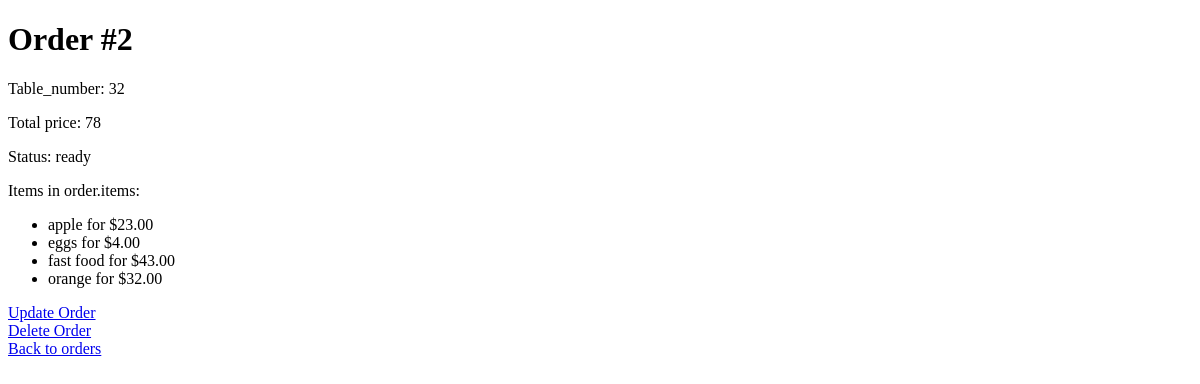
/cafe/order/2/detail/, run on an earlier commit of the app's database.
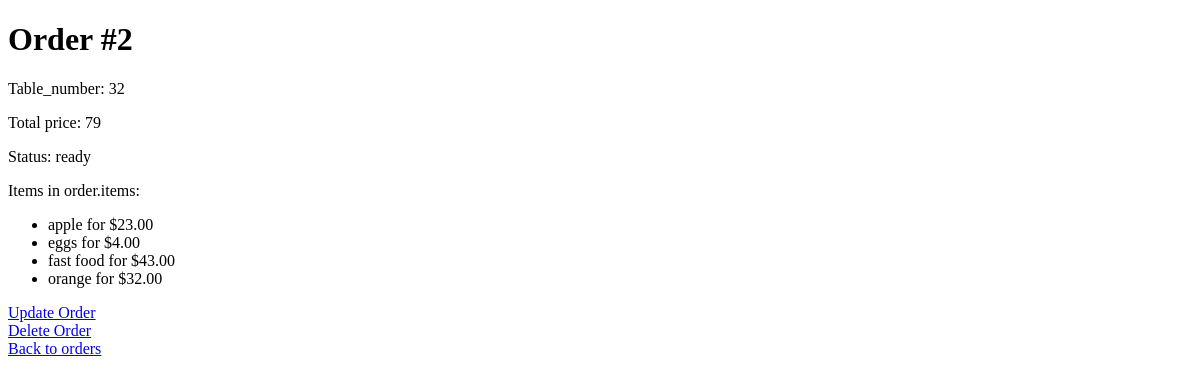
And on a later commit of the database.
### cafe/models.py (models this page shows)
class Order(models.Model):
    STATUS_CHOICES = [
        ('pending', 'В ожидании'),
        ('ready', 'Готово'),
        ('paid', 'Оплачено'),
    ]
    table_number = models.ForeignKey(Table, related_name='orders', on_delete=models.CASCADE, default=1)
    items = models.ManyToManyField(Item, related_name="orders", verbose_name='orders')
    total_price = models.IntegerField(null=False)
    status = models.CharField(max_length=20, choices=STATUS_CHOICES, default='В ожидании')

class Table(models.Model):
    number = models.IntegerField(null=False)

### cafe/views.py (the view)
# urls.py: path("order/<int:pk>/detail/", OrderDetailsView.as_view(), name="order"),
class OrderDetailsView(Error404Mixin, DetailView):
    template_name = "cafe/orders/order_details.html"
    queryset = Order.objects.all().prefetch_related("items")
    context_object_name = "order"

### cafe/mixins.py (called while the page is built)
    def get(self, request, *args, **kwargs) -> HttpResponse | HttpResponseNotFound:
        try:
            res = super().get(self, request, *args, **kwargs)
            return res
        except Exception as exc:
            return HttpResponseNotFound('404 this order is not found')

### cafe/templates/cafe/orders/order_details.html (shortened to what this page needs)
{% extends 'cafe/orders/base.html' %}
{% block body %}
  <h1>Order #{{ object.pk }}</h1>
  <div>
    <p>Table_number: {{ order.table_number.number }}</p>
    <p>Total price: {{ order.total_price }}</p>
    <p>Status: {{ order.status }}</p>
    <div>
      Items in order.items:
      <ul>
        {% for item in order.items.all %}
          <li>{{ item.name }} for ${{ item.price }}</li>
        {% endfor %}
      </ul>
    </div>
    <div>
      <a href="{% url 'cafe:update' pk=order.pk %}">Update Order</a>
    </div>
    <div>
      <a href="{% url 'cafe:delete' pk=order.pk %}">Delete Order</a>
    </div>
  </div>
  <div>
    <a href="{% url 'cafe:orders_list' %}">Back to orders</a>
  </div>
{% endblock %}

What changed in the data, as far as the page shows it:
changed Order "ready": total_price "78" → "79"
